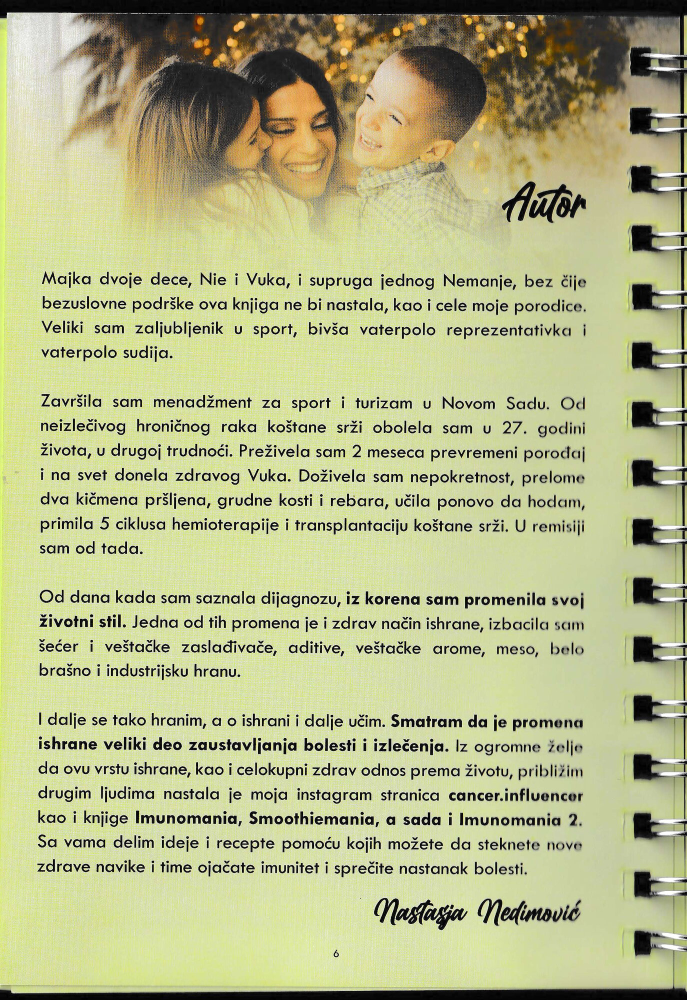
#> input picture scans-v2/s0001-0.jpg, 1374 x 2000 px (shown at 1/2 size)
$ python ikonice.py ../scans-v2/s0001-0.jpg ../scans-v2/s0005-1.jpg
#> lines starting #> are read from the running program, lines starting #| are printed output that depends on the picture; after the words box and inside, x2 and y2 are one past the last pixel; in counts of white or black regions, pixels touching at a corner belong together
# izrezuje zelenu traku sa ikonicama sa polustrane knjige 2 i uvećava je
import sys
from PIL import Image
import numpy as np

def strip(path, out, scale=2.4):
#> called with path = '../scans-v2/s0001-0.jpg', out = '../scans-v2/s0005-1.jpg', scale = 2.4
    im = Image.open(path).convert("RGB")
#> im is the input picture: PIL image 1374x2000 RGB; mean R, G, B 180, 183.1, 135.7
    a = np.asarray(im).astype(int)
    h, w, _ = a.shape
#> h = 2000; w = 1374
    top = a[: int(h * 0.62)]
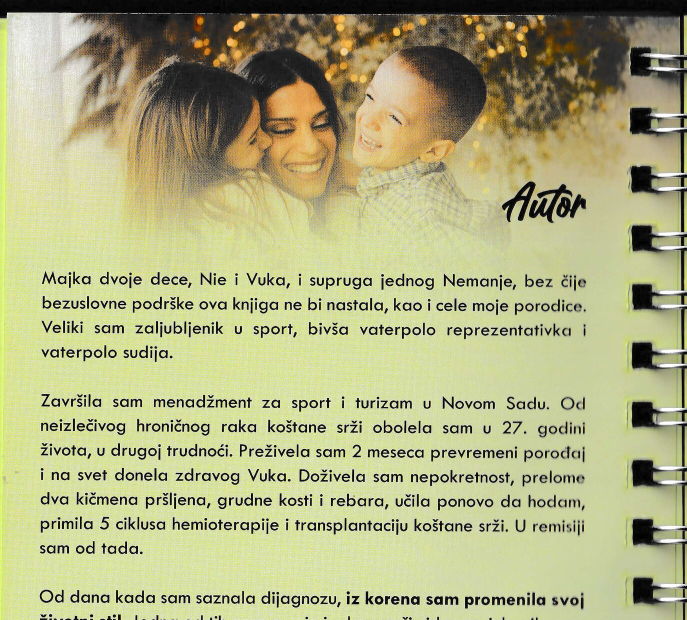
#> top: shape (1240, 1374, 3) int64 (shown at 1/2 size); mean R, G, B 175.1, 175.5, 128.9
    r, g, b = top[..., 0], top[..., 1], top[..., 2]
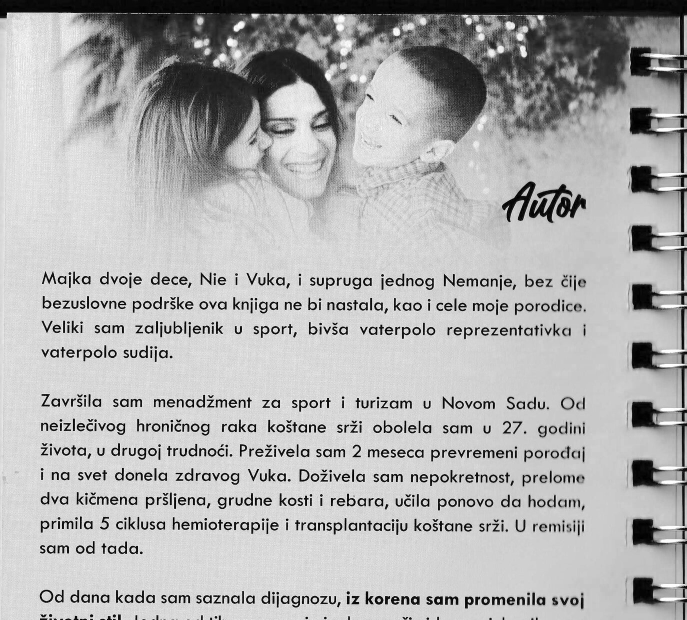
#> r: shape (1240, 1374) int64 (shown at 1/2 size); min 0, max 255, mean 175.1
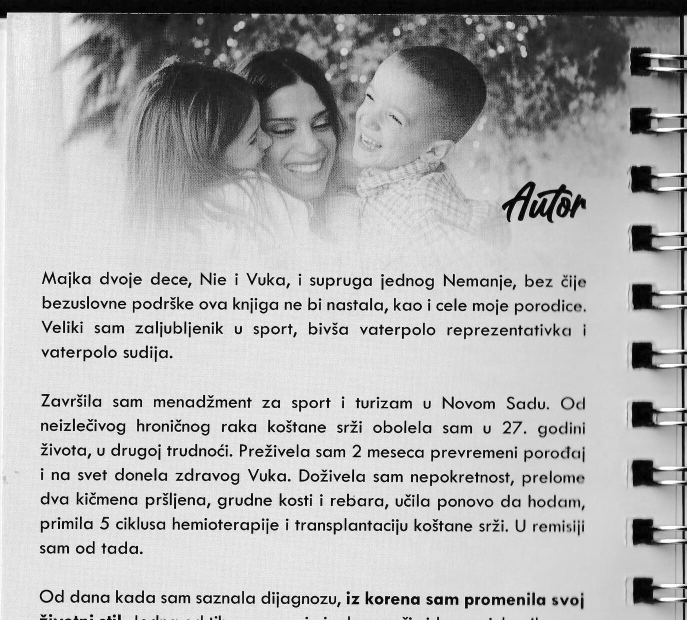
#> g: shape (1240, 1374) int64 (shown at 1/2 size); min 0, max 255, mean 175.5
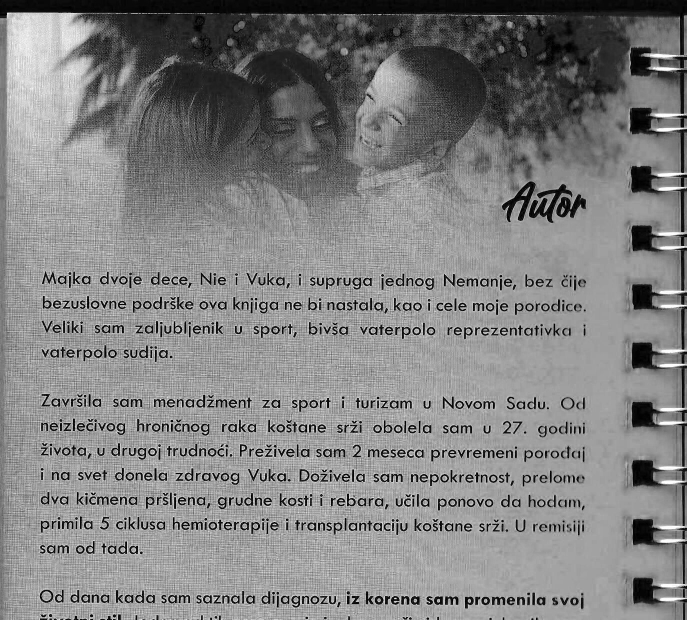
#> b: shape (1240, 1374) int64 (shown at 1/2 size); min 0, max 255, mean 128.9
    mask = (abs(r - 100) < 22) & (abs(g - 124) < 22) & (abs(b - 50) < 26)
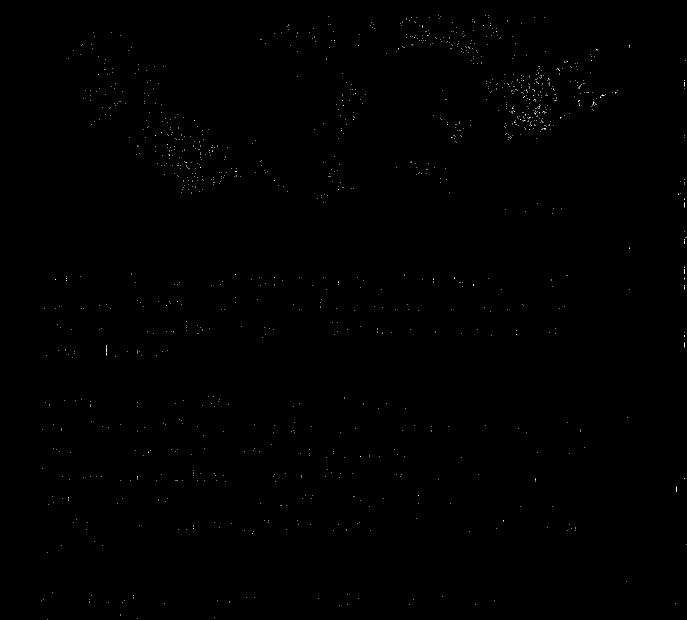
#> mask: shape (1240, 1374) bool (shown at 1/2 size); 0.09% white in thin lines or dots
    # traka je uska i visoka, pa tražimo kolonu sa najviše zelenih piksela
    cols = mask.sum(axis=0)
#> cols = 1374 values, max 81 at index 1368, min 0 at index 0, mean 1.16
    if cols.max() < 120:
        return False
    best = int(cols.argmax())
    lo = best
    while lo > 0 and cols[lo - 1] > cols.max() * 0.35: lo -= 1
    hi = best
    while hi < w - 1 and cols[hi + 1] > cols.max() * 0.35: hi += 1
    rows = mask[:, lo:hi + 1].sum(axis=1)
    ys = np.where(rows > (hi - lo + 1) * 0.3)[0]
    if len(ys) == 0: return False
    y0, y1 = int(ys.min()), int(ys.max())
    crop = im.crop((max(lo - 6, 0), max(y0 - 6, 0), min(hi + 6, w), min(y1 + 6, h)))
    crop = crop.resize((int(crop.width * scale), int(crop.height * scale)), Image.LANCZOS)
    crop.save(out)
    return True

if __name__ == "__main__":
    print(strip(sys.argv[1], sys.argv[2]))

$ run again, on scans-v2/s0006-0.jpg
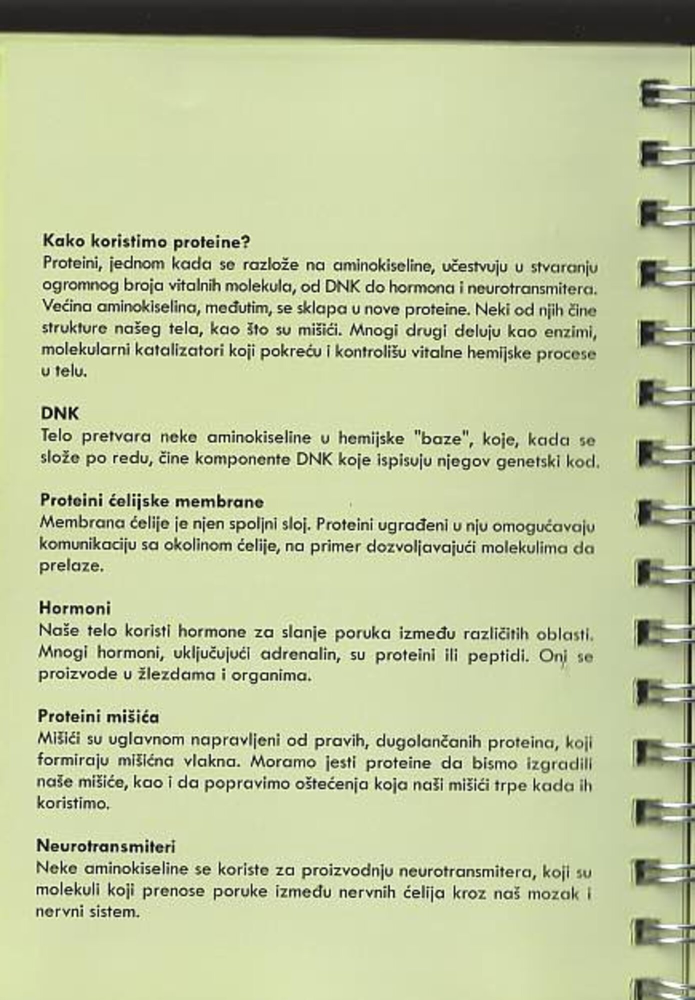
#> input picture scans-v2/s0006-0.jpg, 1390 x 2000 px (shown at 1/2 size)
#> in strip, im is the input picture: PIL image 1390x2000 RGB; mean R, G, B 190.9, 198.6, 157.3
#> in strip, `mask = (abs(r - 100) < 22) & (abs(g - 124) < 22) & (abs(b - 50) < 26)`:
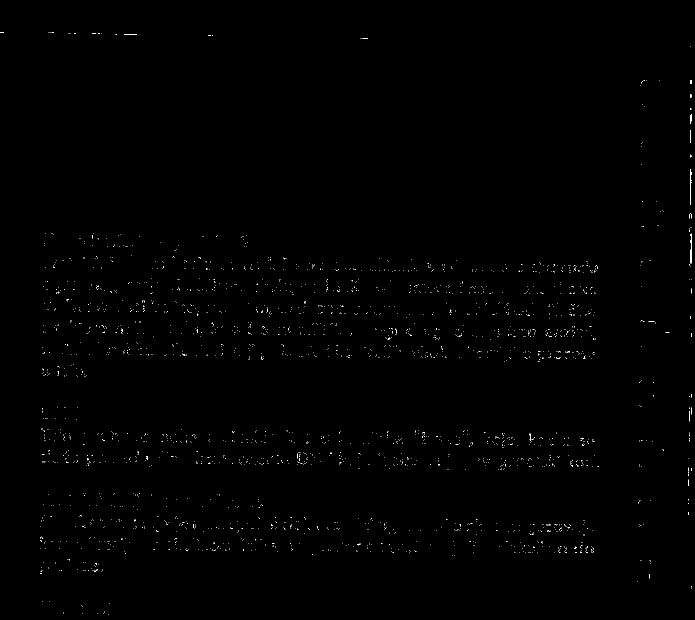
#> mask: shape (1240, 1390) bool (shown at 1/2 size); 0.26% white in thin lines or dots
#> cols = 1390 values, max 147 at index 1381, min 0 at index 8, mean 3.18
#> best = 1381
#> the loop in strip, `while lo > 0 and cols[lo - 1] > cols.max() * 0.35: lo -= 1` made 1 pass
#> lo on pass 1: 1380
#> after the loop in strip, `while lo > 0 and cols[lo - 1] > cols.max() * 0.35: lo -= 1`: lo = 1380
#> in strip, `hi = best`: hi = 1381
#> the loop in strip, `while hi < w - 1 and cols[hi + 1] > cols.max() * 0.35: hi += 1` made 1 pass
#> hi on pass 1: 1382
#> after the loop in strip, `while hi < w - 1 and cols[hi + 1] > cols.max() * 0.35: hi += 1`: hi = 1382
#> rows = 1240 values, max 3 at index 344, min 0 at index 0, mean 0.301
#> ys = 224 values from 93 to 637
#> y0 = 93; y1 = 637
#> in strip, `crop = crop.resize((int(crop.width * scale), int(crop.height * scale))..`:
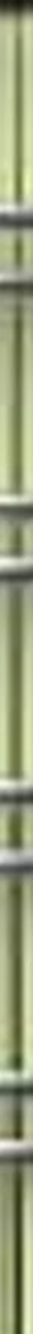
#> crop: PIL image 33x1334 RGB; mean R, G, B 152.8, 159.7, 123.3

$ run again, on scans-v2/s0007-0.jpg
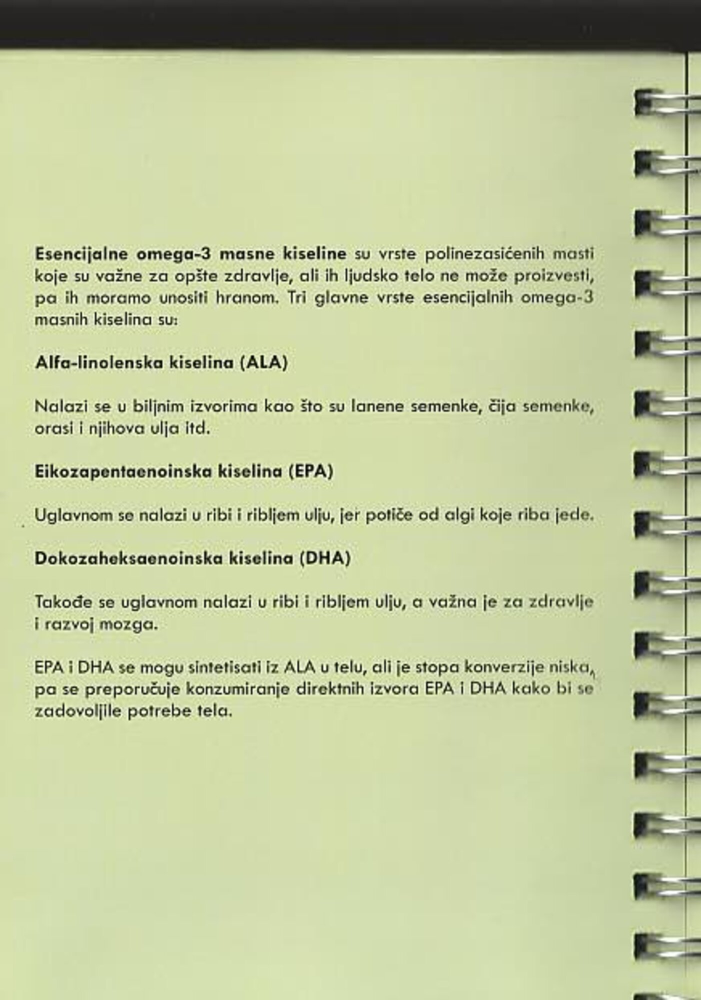
#> input picture scans-v2/s0007-0.jpg, 1402 x 2000 px (shown at 1/2 size)
#> in strip, im is the input picture: PIL image 1402x2000 RGB; mean R, G, B 191.2, 199.7, 156.5
#> in strip, `r, g, b = top[..., 0], top[..., 1], top[..., 2]`:
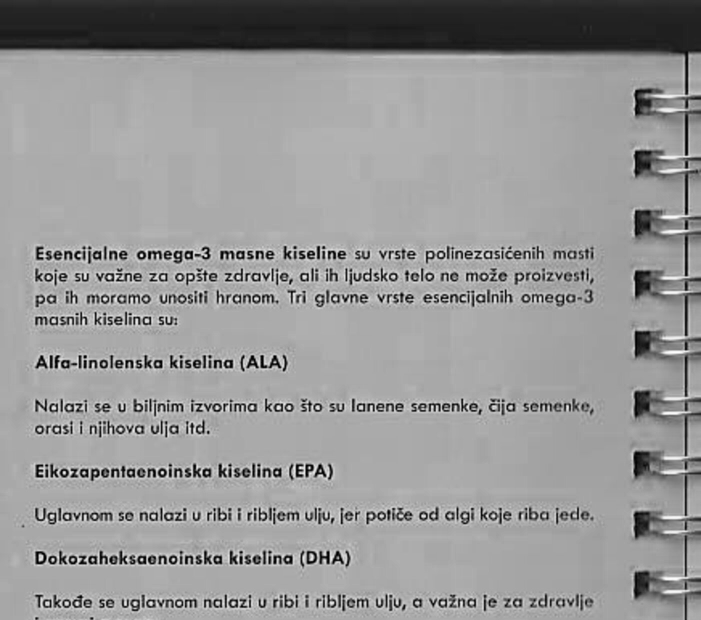
#> b: shape (1240, 1402) int64 (shown at 1/2 size); min 0, max 254, mean 150.6
#> in strip, `mask = (abs(r - 100) < 22) & (abs(g - 124) < 22) & (abs(b - 50) < 26)`:
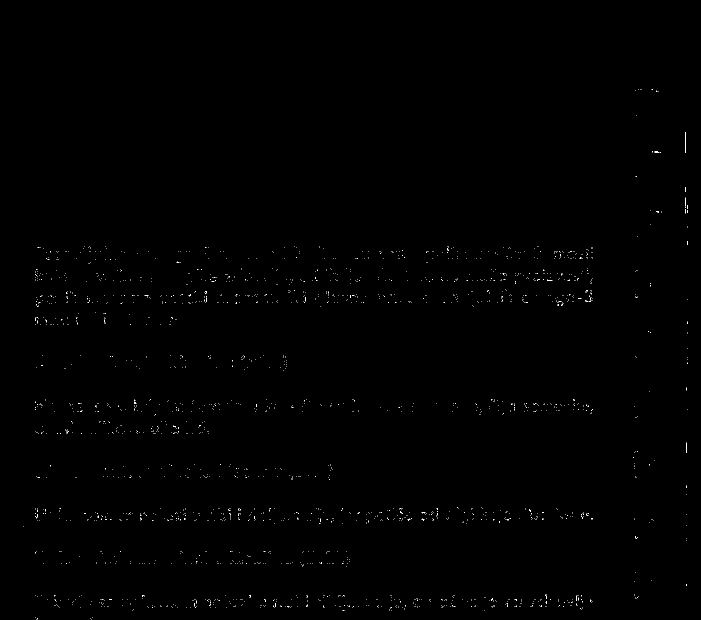
#> mask: shape (1240, 1402) bool (shown at 1/2 size); 0.19% white in thin lines or dots, all inside (x1, y1, x2, y2) = (46, 178, 1376, 1240)
#> cols = 1402 values, max 81 at index 1370, min 0 at index 0, mean 2.42

$ run again, on scans-v2/s0009-0.jpg
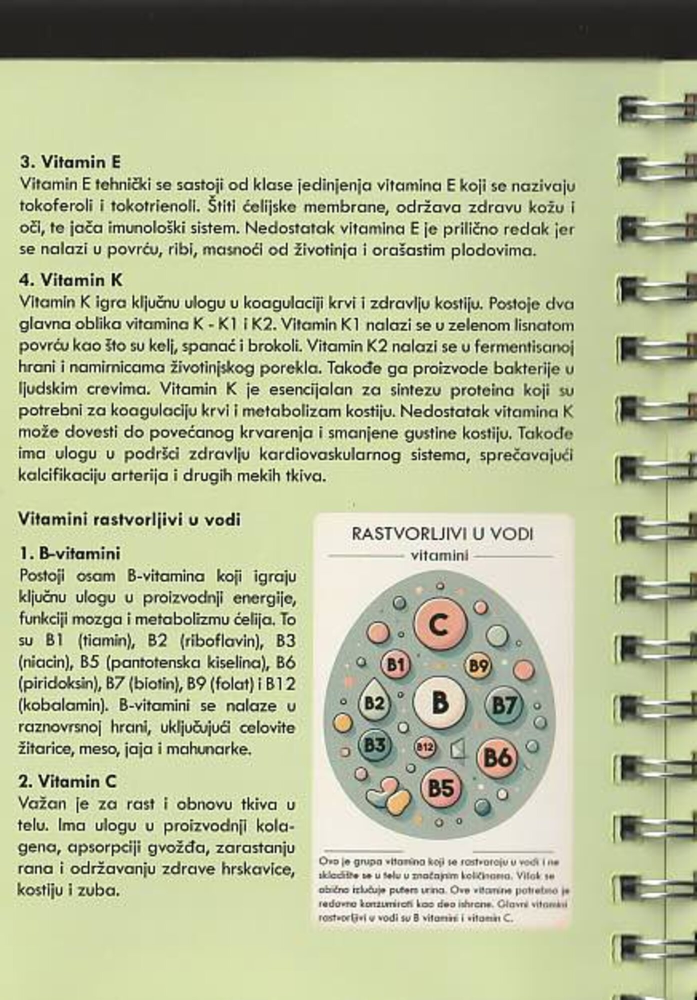
#> input picture scans-v2/s0009-0.jpg, 1393 x 2000 px (shown at 1/2 size)
#> in strip, im is the input picture: PIL image 1393x2000 RGB; mean R, G, B 183.1, 189.1, 153.4
#> in strip, `r, g, b = top[..., 0], top[..., 1], top[..., 2]`:
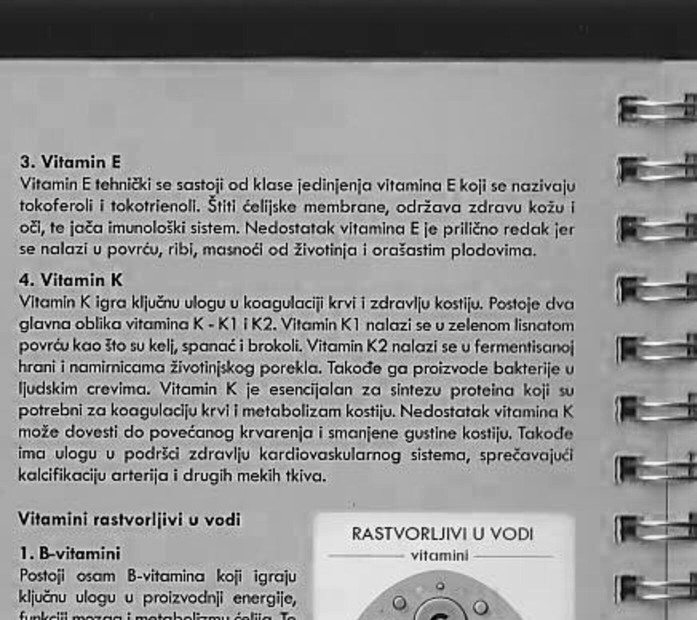
#> b: shape (1240, 1393) int64 (shown at 1/2 size); min 0, max 255, mean 147.1
#> in strip, `mask = (abs(r - 100) < 22) & (abs(g - 124) < 22) & (abs(b - 50) < 26)`:
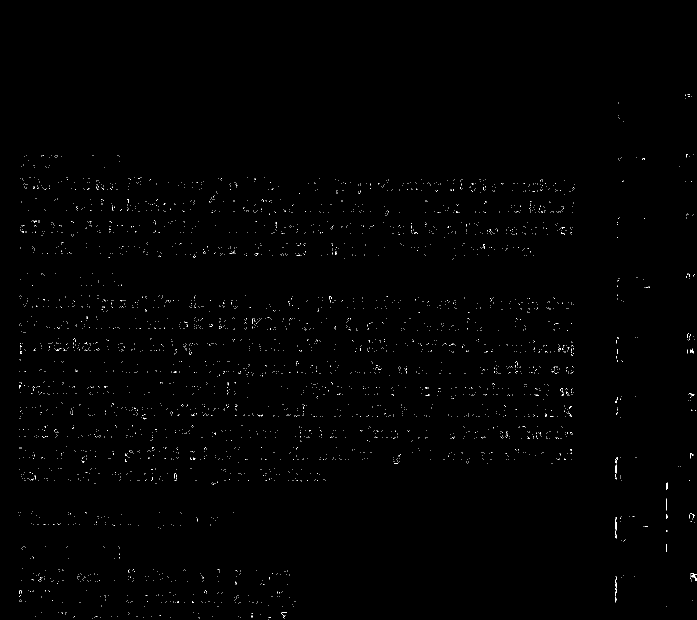
#> mask: shape (1240, 1393) bool (shown at 1/2 size); 0.38% white in thin lines or dots, all inside (x1, y1, x2, y2) = (37, 188, 1393, 1239)
#> cols = 1393 values, max 81 at index 1232, min 0 at index 0, mean 4.72
